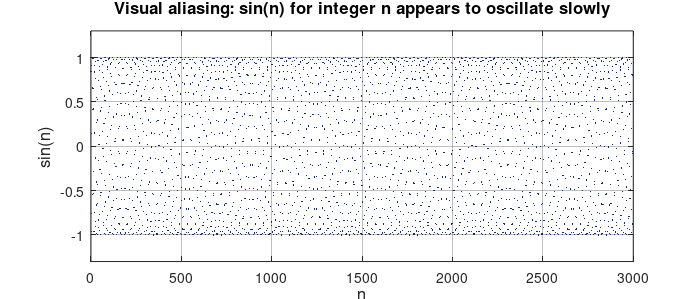

MATLAB code to generate this figure:
% eye_aliasing.m
% Chapter 9: Physical and Fourier Space on Grids
%
% Demonstrates visual aliasing: sin(n) for integer n appears to oscillate
% slowly when plotted, because the eye aliases the high frequency to a
% low-frequency pattern.
%
% Author: Dr. Denys Dutykh
% Date: February 2026

function eye_aliasing()
    % Integer arguments: sin(n) for n = 1, 2, ..., 3000
    n = 1:3000;
    y = sin(n);

    % Create figure
    figure('Position', [100, 100, 700, 300]);

    plot(n, y, '.', 'Color', [0.08, 0.18, 0.43], 'MarkerSize', 1);

    xlabel('n', 'FontSize', 12);
    ylabel('sin(n)', 'FontSize', 12);
    title('Visual aliasing: sin(n) for integer n appears to oscillate slowly', ...
          'FontSize', 12);
    xlim([0, 3000]);
    ylim([-1.3, 1.3]);
    grid on;
    set(gca, 'GridAlpha', 0.3);

    % Save figure
    set(gcf, 'PaperPositionMode', 'auto');
    print('-dpdf', '../../../textbook/figures/ch09/matlab/eye_aliasing.pdf');
    fprintf('Figure saved to textbook/figures/ch09/matlab/eye_aliasing.pdf\n');
end
